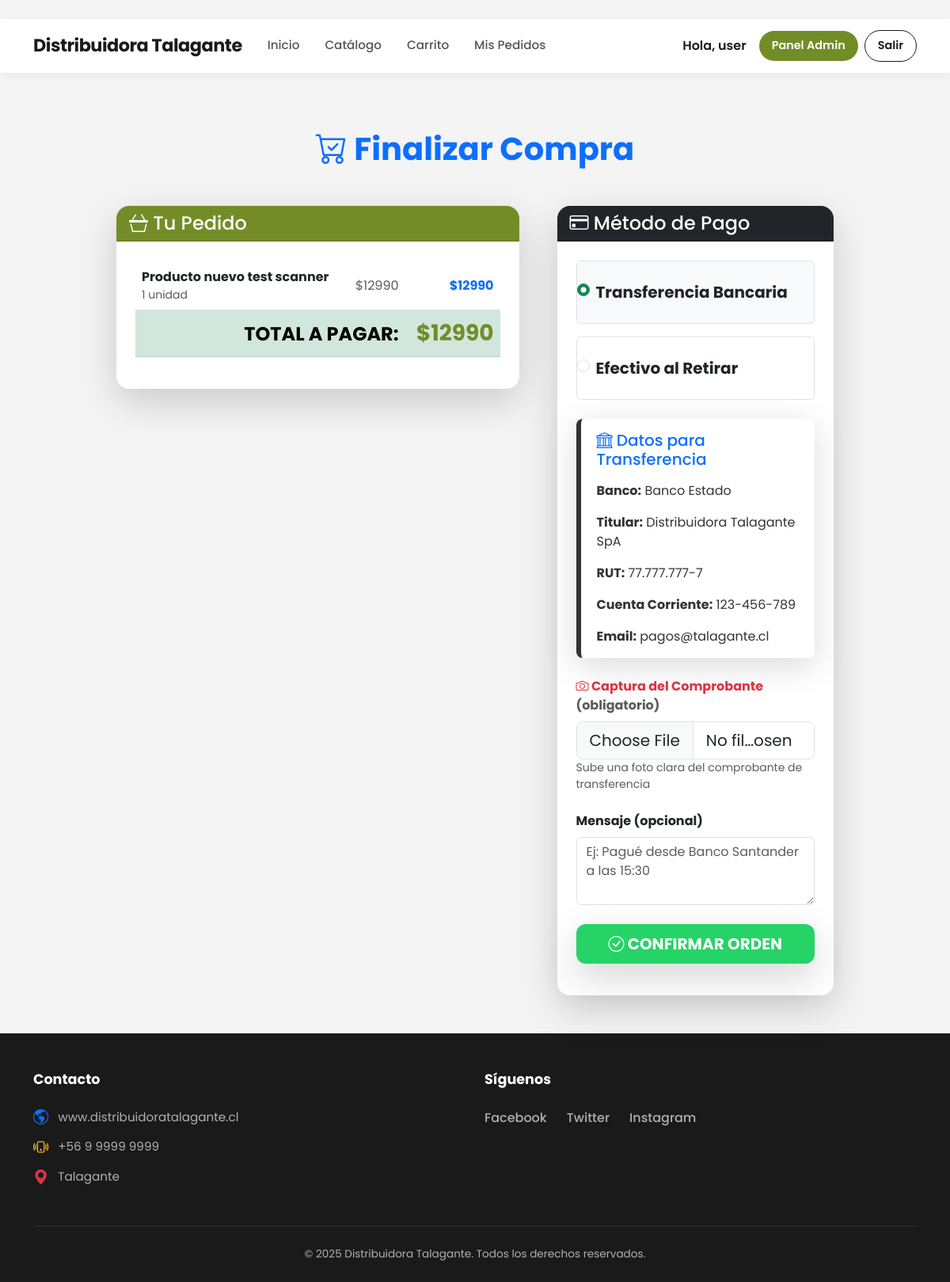
Screenshot of /checkout/ (signed in) with the database file from the repository.
### core/models.py (models this page shows, shortened)
class ItemCarrito(models.Model):
    carrito = models.ForeignKey(Carrito, on_delete=models.CASCADE)
    producto = models.ForeignKey(Producto, on_delete=models.CASCADE)
    cantidad = models.PositiveIntegerField(default=1)
    class Meta:
        unique_together = ('carrito', 'producto')

class Producto(models.Model):
    codigo_barras = models.CharField(max_length=50, unique=True, blank=True, null=True,help_text="Se genera automáticamente si lo dejas vacío")
    nombre = models.CharField(max_length=200)
    categoria = models.CharField(max_length=50, blank=True)
    descripcion = models.TextField(blank=True)
    unidad_medida = models.CharField(max_length=2, choices=UnidadMedida.choices, default=UnidadMedida.UN)
    stock = models.DecimalField(max_digits=12, decimal_places=3, default=Decimal('0.000'))
    precio = models.DecimalField(
        max_digits=10,
        decimal_places=0,
        default=0,
        verbose_name="Precio"
    )
    tamano_paquete = models.DecimalField(max_digits=10, decimal_places=3, default=Decimal('1.000'), help_text="Ej: 10 para caja de 10 unidades")
    producto_hijo = models.ForeignKey('self', on_delete=models.SET_NULL, null=True, blank=True, related_name='productos_padre')
    fecha_vencimiento = models.DateField(null=True, blank=True)
    imagen = models.ImageField(upload_to='productos/', blank=True, null=True)
    activo = models.BooleanField(default=True)
    creado_en = models.DateTimeField(auto_now_add=True)
    actualizado_en = models.DateTimeField(auto_now=True)

### core/views.py (the view, shortened to what this page needs)
# urls.py: path('checkout/', views.checkout, name='checkout'),
@login_required
def checkout(request):
    carrito = Carrito.objects.filter(usuario=request.user).order_by('-creado').first()
    if not carrito or not carrito.itemcarrito_set.exists():
        messages.error(request, "Tu carrito está vacío.")
        return redirect('carrito')
    items = carrito.itemcarrito_set.all()
    total = sum(item.cantidad * item.producto.precio for item in items)
    context = {
        'items': items,
        'total': total,
    }
    return render(request, 'core/checkout.html', context)

### core/templatetags/mathfilters.py (called while the page is built)
@register.filter
def mul(value, arg):
    try:
        return float(value) * float(arg)
    except (ValueError, TypeError):
        return 0

### core/templates/core/checkout.html (shortened to what this page needs)
﻿{% extends "core/base.html" %}
{% load static %}
{% load mathfilters %}
{% block content %}
<div class="container py-5">
    <div class="row justify-content-center">
        <div class="col-lg-10">
            <h1 class="text-center mb-5 text-primary fw-bold">
                <i class="bi bi-cart-check"></i> Finalizar Compra
            </h1>
            <div class="row g-5">
                <div class="col-lg-7">
                    <div class="card border-0 shadow-lg rounded-4">
                        <div class="card-header bg-primary text-white rounded-top-4">
                            <h4 class="mb-0"><i class="bi bi-basket3"></i> Tu Pedido</h4>
                        </div>
                        <div class="card-body p-4">
                            <table class="table table-hover align-middle">
                                <tbody>
                                    {% for item in items %}
                                    <tr class="border-bottom">
                                        <td class="text-start">
                                            <strong>{{ item.producto.nombre }}</strong>
                                            <br><small class="text-muted">{{ item.cantidad }} unidad{{ item.cantidad|pluralize }}</small>
                                        </td>
                                        <td class="text-end">
                                            <span class="text-muted">${{ item.producto.precio|floatformat:0 }}</span>
                                        </td>
                                        <td class="text-end fw-bold text-primary">
                                            ${{ item.cantidad|mul:item.producto.precio|floatformat:0 }}
                                        </td>
                                    </tr>
                                    {% endfor %}
                                </tbody>
                                <tfoot>
                                    <tr class="table-success">
                                        <th colspan="2" class="text-end fs-4">TOTAL A PAGAR:</th>
                                        <th class="text-end fs-3 text-success fw-bold">
                                            ${{ total|floatformat:0 }}
                                        </th>
                                    </tr>
                                </tfoot>
                            </table>
                        </div>
                    </div>
                </div>
                <div class="col-lg-5">
                    <div class="card border-0 shadow-lg rounded-4 sticky-top" style="top: 20px;">
                        <div class="card-header bg-dark text-white rounded-top-4">
                            <h4 class="mb-0"><i class="bi bi-credit-card"></i> Método de Pago</h4>
                        </div>
                        <div class="card-body p-4">
                            <form method="post" enctype="multipart/form-data" id="payment-form">
                                <div class="mb-4">
                                    <div class="form-check mb-3 p-4 border rounded bg-light">
                                        <input class="form-check-input" type="radio" name="metodo_pago" value="transferencia" id="transferencia" checked>
                                        <label class="form-check-label fw-bold fs-5" for="transferencia">
                                            Transferencia Bancaria
                                        </label>
                                    </div>
                                    <div class="form-check p-4 border rounded">
                                        <input class="form-check-input" type="radio" name="metodo_pago" value="efectivo" id="efectivo">
                                        <label class="form-check-label fw-bold fs-5" for="efectivo">
                                            Efectivo al Retirar
                                        </label>
                                    </div>
                                </div>
                                <div id="datos-banco" class="alert alert-info mb-4">
                                    <h5 class="text-primary mb-3"><i class="bi bi-bank"></i> Datos para Transferencia</h5>
                                    <div class="row g-3">
                                        <div class="col-12"><strong>Banco:</strong> Banco Estado</div>
                                        <div class="col-12"><strong>Titular:</strong> Distribuidora Talagante SpA</div>
                                        <div class="col-12"><strong>RUT:</strong> 77.777.777-7</div>
                                        <div class="col-12"><strong>Cuenta Corriente:</strong> 123-456-789</div>
                                        <div class="col-12"><strong>Email:</strong> pagos@talagante.cl</div>
                                    </div>
                                </div>
                                <div id="comprobante-section" class="mb-4">
                                    <label class="form-label fw-bold text-danger">
                                        <i class="bi bi-camera"></i> Captura del Comprobante <span class="text-muted">(obligatorio)</span>
                                    </label>
                                    <input type="file" name="comprobante" id="comprobante" class="form-control form-control-lg" accept="image/*" required>
                                    <small class="text-muted">Sube una foto clara del comprobante de transferencia</small>
                                </div>
                                <div class="mb-4">
                                    <label class="form-label fw-bold">Mensaje (opcional)</label>
                                    <textarea name="mensaje" class="form-control" rows="3" placeholder="Ej: Pagué desde Banco Santander a las 15:30"></textarea>
                                </div>
                                <button type="submit" class="btn btn-success btn-lg w-100 fw-bold shadow-lg">
                                    <i class="bi bi-check-circle"></i> CONFIRMAR ORDEN
                                </button>
                            </form>
                        </div>
                    </div>
                </div>
            </div>
        </div>
    </div>
</div>
{% endblock %}

### core/templates/core/base.html (shortened to what this page needs)
﻿{% load static %}
<!DOCTYPE html>
<html lang="es">
<head>
  <link rel="stylesheet" href="https://cdn.jsdelivr.net/npm/bootstrap@5.3.0/dist/css/bootstrap.min.css">
  <link rel="stylesheet" href="https://cdn.jsdelivr.net/npm/bootstrap-icons@1.10.0/font/bootstrap-icons.css">
  <link rel="stylesheet" href="{% static 'core/css/style.css' %}?v=21">
</head>
<body class="site">
  {% with current=request.resolver_match.url_name %}
  <nav class="navbar navbar-expand-lg sticky-top">
    <div class="container">
      <a class="navbar-brand" href="{% url 'home' %}">Distribuidora Talagante</a>
      <div class="collapse navbar-collapse" id="navbarNav">
        <ul class="navbar-nav me-auto mb-2 mb-lg-0">
          <li class="nav-item"><a class="nav-link {% if current == 'home' %}active{% endif %}" href="{% url 'home' %}">Inicio</a></li>
          <li class="nav-item"><a class="nav-link {% if current == 'catalogo' %}active{% endif %}" href="{% url 'catalogo' %}">Catálogo</a></li>
          <li class="nav-item"><a class="nav-link {% if current == 'carrito' %}active{% endif %}" href="{% url 'carrito' %}">Carrito</a></li>
          <li class="nav-item"><a class="nav-link {% if current == 'mis_compras' %}active{% endif %}" href="{% url 'mis_compras' %}">Mis Pedidos</a></li>
        </ul>
        <div class="d-flex gap-2 align-items-center">
          {% if user.is_authenticated %}
            <span class="me-2 fw-semibold d-none d-lg-block">Hola, {{ user.username }}</span>
            {% if user.is_staff or user.is_superuser %}
              <a href="{% url 'admin_home' %}" class="btn btn-primary btn-sm px-3">Panel Admin</a>
            {% endif %}
            <a href="{% url 'logout' %}" class="btn btn-outline-dark btn-sm px-3">Salir</a>
          {% else %}
            <a href="{% url 'login' %}" class="btn btn-primary btn-sm px-4">Iniciar Sesión</a>
            <a href="{% url 'login' %}?tab=register" class="btn btn-light btn-sm px-4 border">Registrarse</a>
          {% endif %}
        </div>
      </div>
    </div>
  </nav>
  {% endwith %}
  <main class="site-main">
    <div class="container mt-4">
      {% block content %}{% endblock %}
    </div>
  </main>
  <footer class="global-footer">
    <div class="container">
      <div class="row pt-5 pb-4">
        <div class="col-md-6 mb-4 mb-md-0">
          <h5 class="footer-title">Contacto</h5>
          <ul class="list-unstyled footer-list">
            <li>
              <i class="bi bi-globe-americas text-primary"></i>
              <a href="#">www.distribuidoratalagante.cl</a>
            </li>
            <li>
              <i class="bi bi-phone-vibrate text-warning"></i>
              <span>+56 9 9999 9999</span>
            </li>
            <li>
              <i class="bi bi-geo-alt-fill text-danger"></i>
              <span>Talagante</span>
            </li>
          </ul>
        </div>
        <div class="col-md-6">
          <h5 class="footer-title">Síguenos</h5>
          <div class="social-links">
            <a href="#">Facebook</a>
            <a href="#">Twitter</a>
            <a href="#">Instagram</a>
          </div>
        </div>
      </div>
      <div class="footer-bottom">
        <p class="mb-0">&copy; 2025 Distribuidora Talagante. Todos los derechos reservados.</p>
      </div>
    </div>
  </footer>
</body>
</html>

### static/core/css/style.css (style rules this page uses)
body { font-family: var(--font-main); color: var(--color-dark); background-color: var(--color-gray-bg); }
a { text-decoration: none; color: inherit; }
.navbar { background-color: var(--color-white) !important; box-shadow: 0 4px 12px rgba(0,0,0,0.05); padding: 12px 0; }
.navbar-brand { font-family: var(--font-main); font-weight: 700; font-size: 1.4rem; color: var(--color-dark) !important; letter-spacing: -0.5px; }
.navbar-nav .nav-link { font-weight: 500; color: #555 !important; font-size: 0.95rem; margin: 0 8px; position: relative; transition: color 0.3s; }
.navbar .btn { border-radius: var(--radius-btn); font-weight: 600; padding: 8px 24px; font-size: 0.9rem; }
.btn { border-radius: var(--radius-card); font-weight: 600; padding: 10px 20px; transition: all 0.3s ease; border: none; }
.btn-primary { background-color: var(--color-primary) !important; border-color: var(--color-primary) !important; color: white !important; }
.btn-outline, .btn-outline-dark, .btn-outline-primary { background-color: transparent !important; border: 1px solid var(--color-dark) !important; color: var(--color-dark) !important; }
.btn-success { background-color: #25D366 !important; color: white; }
.global-footer { background-color: var(--color-dark); color: #b0b0b0; margin-top: auto; font-size: 0.95rem; }
.footer-title { color: #ffffff; font-weight: 700; margin-bottom: 25px; font-size: 1.1rem; }
.footer-list li { margin-bottom: 15px; display: flex; align-items: center; gap: 12px; }
.footer-list a { color: #b0b0b0; text-decoration: none; transition: color 0.3s ease; }
.footer-list i { font-size: 1.2rem; }
.social-links { display: flex; gap: 25px; }
.social-links a { color: #b0b0b0; font-weight: 500; font-size: 1rem; transition: color 0.3s; }
.footer-bottom { border-top: 1px solid #333; padding: 25px 0; text-align: center; margin-top: 10px; font-size: 0.85rem; }
.bg-primary { background-color: var(--color-primary) !important; }
.text-success { color: var(--color-primary) !important; }
.alert { background-color: #ffffff !important; border: none !important; border-left: 6px solid #333 !important; box-shadow: 0 10px 40px rgba(0,0,0,0.15) !important; color: #333 !important; opacity: 1 !important; border-radius: 8px !important; padding: 15px 20px; align-items: center; }
html { height: 100%; }
body { min-height: 100vh; display: flex; flex-direction: column; margin: 0; }
.site-main { flex: 1; }
.global-footer { margin-top: auto; width: 100%; }

### core/templates/core/checkout.html (style rules this page uses)
.card { transition: all 0.3s; }
.form-check-input:checked { background-color: #198754; border-color: #198754; }
.form-check { cursor: pointer; transition: all 0.2s; }

### rows the page displays
ItemCarrito: producto.nombre "Producto nuevo test scanner", cantidad "1", producto.precio "12990", cantidad|mul "12990"

### other values shown
{{ user.username }} "user"
{{ total|floatformat:0 }} "12990"
